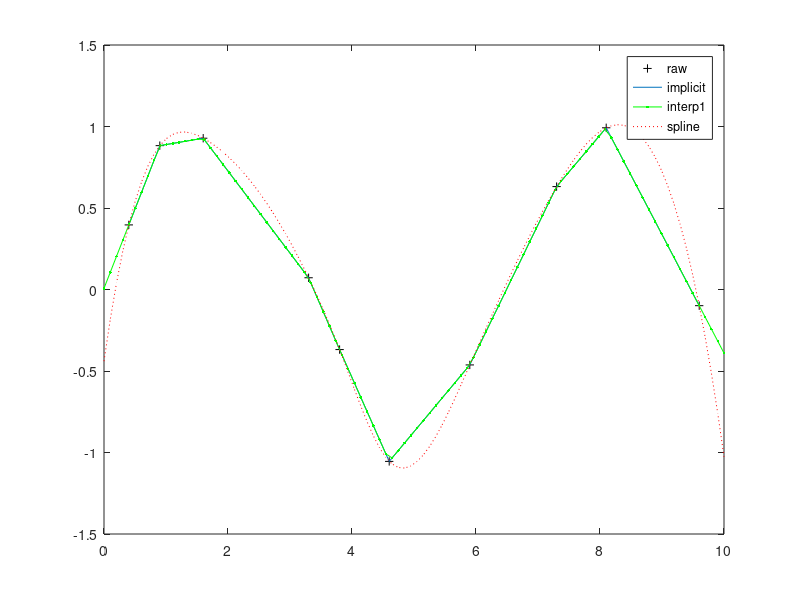
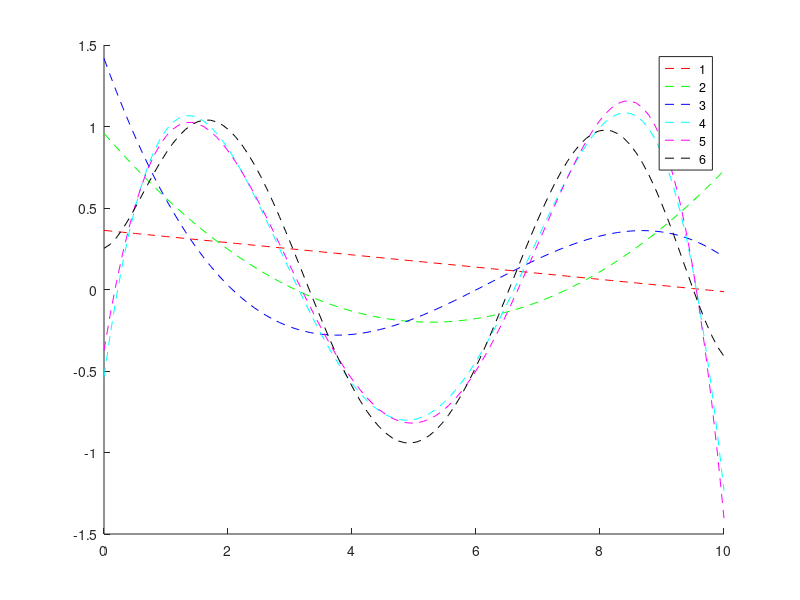

Here is the MATLAB script that generated these plots, in order:
clear
clc
close all

x = [0.4 0.9 1.6 3.3 3.8 4.6 5.9 7.3 8.1 9.6];
y = sin(x) + (rand(1, length(x)) - 0.5)/2;

plot(x,y,'k+')
hold on

plot(x,y)

%newy = interp1(xknown, yknown, newx)
newx = linspace(0,10,100);
newy = interp1(x, y, newx);
newy = interp1(x,y, newx, [], 'extrap'); 
%we can extrapolate with interp1 if we add extra params

plot(newx,newy,'g.-')

newys = spline(x,y, newx); %spline lets us extrapolate
plot(newx,newys, 'r:');

legend({'raw', 'implicit', 'interp1', 'spline'})

figure
hold on
color = 'rgbcmk';

% 0x^6 + 0x^5..... + 2x + 5
for degree = 1:6
    coeff = polyfit(x,y,degree);
    newyp = polyval(coeff, newx);
    plot(newx, newyp, [color(degree) '--']);
    pause(1);
end
legend({'1', '2', '3', '4', '5', '6'});
    


